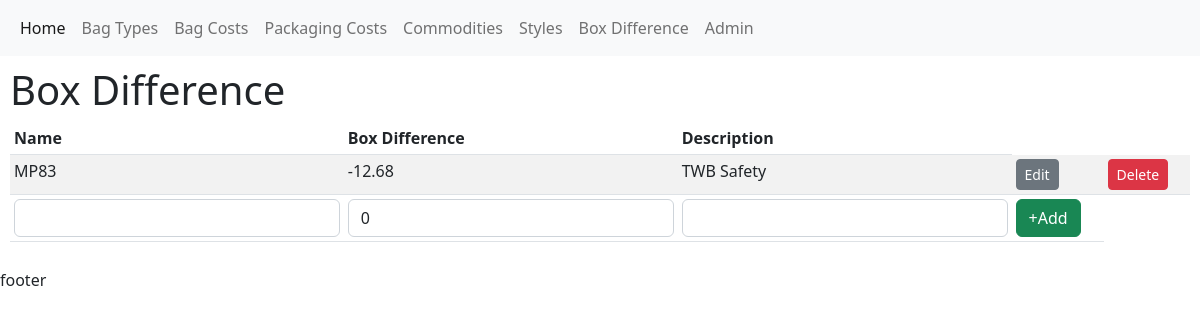
Page /boxDiff/ on the committed database.
### charge/models.py (models this page shows)
class BoxDifference(models.Model):
    id = models.UUIDField(primary_key=True, default=uuid.uuid4, unique=True, editable=False)
    name = models.CharField(null=False, max_length=25)
    boxDiff = models.FloatField(null=False, default=0)
    description = models.CharField(max_length=30)

### charge/views.py (the view)
# urls.py: path('boxDiff/', views.boxDiff, name="boxDiff"),
def boxDiff(request):
    boxDiffQuery = BoxDifference.objects.all()
    form = BoxDifferenceForm()
    if request.method == 'POST':
        form = BoxDifferenceForm(request.POST)
        form.save()
        form = BoxDifferenceForm()
    ctx = {'boxDiffs': boxDiffQuery, 'form': form}
    return render(request, 'charge/boxDiff.html', ctx)

### charge/forms.py
class BoxDifferenceForm(ModelForm):
    class Meta:
        model = BoxDifference
        fields=['name', 'boxDiff', 'description']
        widgets = {
            'name': forms.TextInput(attrs={'class': 'form-control'}),
            'boxDiff': forms.TextInput(attrs={'class': 'form-control'}),
            'description': forms.TextInput(attrs={'class': 'form-control'}),
        }

### charge/templates/charge/boxDiff.html (shortened to what this page needs)
{% extends 'main.html'%}
{% load widget_tweaks %}
{% block content %}
<h1>Box Difference</h1>
<div class="table-responsive">
<table class="table table-sm table-striped">
    <thead>
        <tr>
            <th>Name</th>
            <th>Box Difference</th>
            <th>Description</th>
        </tr>
    </thead>
    {% for boxDiff in boxDiffs %}
    <tr>
        <td> {{ boxDiff.name }}</td>
        <td> {{ boxDiff.boxDiff }}</td>
        <td> {{ boxDiff.description }}</td>
        <td><a href="{% url 'update-boxDiff' boxDiff.id %}" class="btn btn-secondary btn-sm">Edit</a></td>
        <td><a href="{% url 'delete-boxDiff' boxDiff.id %}" class="btn btn-danger btn-sm">Delete</a></td>
    </tr>
    {% endfor %}
    <tr>
        <form action="" method="POST">
            <td>{{ form.name }}</td>
            <td>{{ form.boxDiff }}</td>
            <td>{{ form.description }}</td>
            <td><button class="btn btn-success">+Add</button></td>
        </form>
    </tr>
</table>
</div>
{% endblock %}

### rows in the picture
BoxDifference: name "MP83", boxDiff "-12.68", description "TWB Safety"
